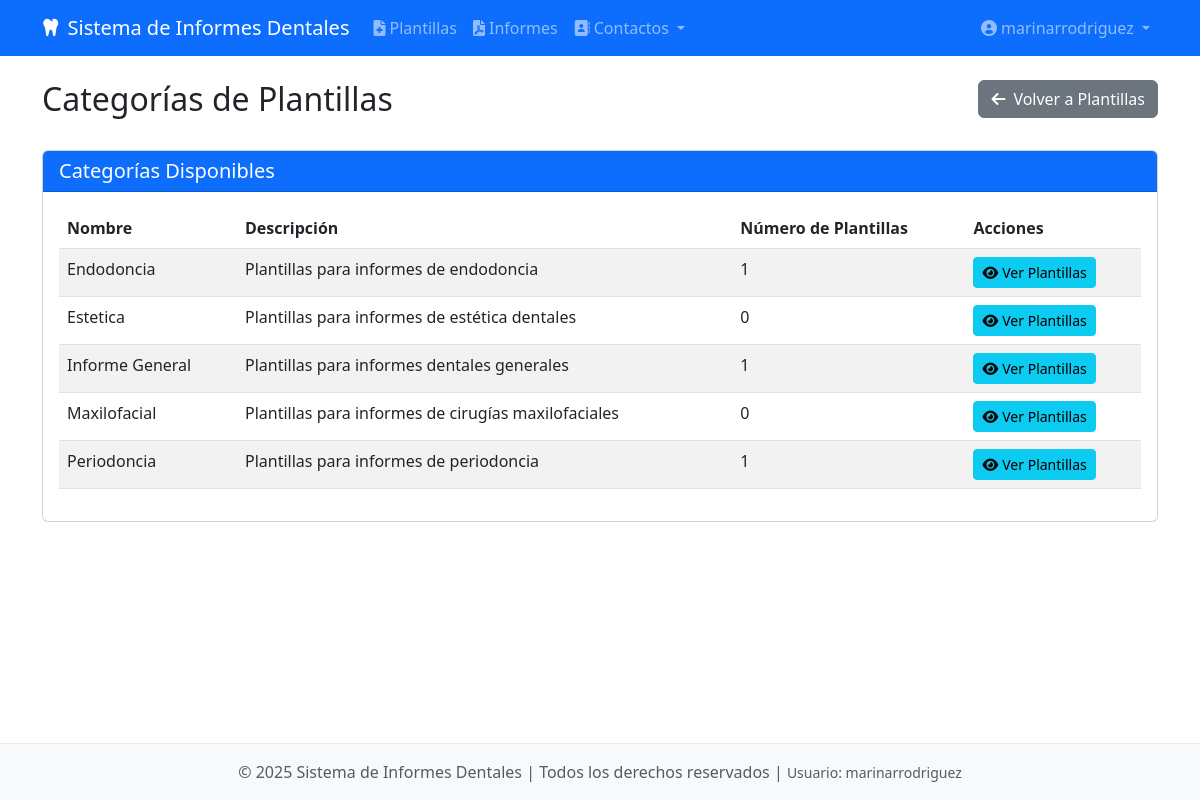
Page /categories/ (signed in) on the committed database.
### dental_reports/models.py (models this page shows, shortened)
class TemplateCategory(models.Model):
    name = models.CharField(max_length=100, verbose_name="Nombre")
    description = models.TextField(blank=True, verbose_name="Descripción")
    class Meta:
        verbose_name = "Categoría de Plantilla"
        verbose_name_plural = "Categorías de Plantillas"

### dental_reports/views.py (the view)
# urls.py: path('categories/', views.category_list, name='category_list'),
@login_required
def category_list(request):
    from django.db.models import Count
    categories = TemplateCategory.objects.annotate(
        template_count=Count('templates')
    ).order_by('name')
    return render(request, 'dental_reports/category_list.html', {
        'categories': categories
    })

### dental_reports/templates/dental_reports/category_list.html (shortened to what this page needs)
{% extends "dental_reports/base.html" %}
{% block content %}
<div class="row mb-4">
    <div class="col-md-8">
        <h2>Categorías de Plantillas</h2>
    </div>
    <div class="col-md-4 text-end">
        <a href="{% url 'template_list' %}" class="btn btn-secondary">
            <i class="fas fa-arrow-left me-2"></i>Volver a Plantillas
        </a>
    </div>
</div>
<div class="row">
    <div class="col-md-12">
        <div class="card">
            <div class="card-header bg-primary text-white">
                <h5 class="mb-0">Categorías Disponibles</h5>
            </div>
            <div class="card-body">
                {% if categories %}
                <div class="table-responsive">
                    <table class="table table-hover table-striped">
                        <thead>
                            <tr>
                                <th>Nombre</th>
                                <th>Descripción</th>
                                <th>Número de Plantillas</th>
                                <th>Acciones</th>
                            </tr>
                        </thead>
                        <tbody>
                            {% for category in categories %}
                            <tr>
                                <td>{{ category.name }}</td>
                                <td>{{ category.description|default:"Sin descripción"|truncatechars:100 }}</td>
                                <td>{{ category.template_count }}</td>
                                <td>
                                    <a href="{% url 'template_list' %}?category={{ category.id }}" class="btn btn-sm btn-info">
                                        <i class="fas fa-eye me-1"></i>Ver Plantillas
                                    </a>
                                </td>
                            </tr>
                            {% endfor %}
                        </tbody>
                    </table>
                </div>
                {% else %}
                <div class="alert alert-info">
                    <p>No hay categorías de plantillas disponibles.</p>
                </div>
                {% endif %}
            </div>
        </div>
    </div>
</div>
{% endblock %}

### dental_reports/templates/dental_reports/base.html (shortened to what this page needs)
<!DOCTYPE html>
{% load static %}
<html lang="es">
<head>
    <link href="https://cdn.jsdelivr.net/npm/bootstrap@5.3.0/dist/css/bootstrap.min.css" rel="stylesheet">
    <link rel="stylesheet" href="https://cdnjs.cloudflare.com/ajax/libs/font-awesome/6.0.0/css/all.min.css">
    {% block extra_css %}
    <link rel="stylesheet" href="{% static 'dental_reports/css/visual-editor.css' %}">
    {% endblock %}
</head>
<body>
    <nav class="navbar navbar-expand-lg navbar-dark bg-primary">
        <div class="container">
            <a class="navbar-brand" href="{% url 'dental_reports:home' %}">
                <i class="fas fa-tooth me-2"></i>Sistema de Informes Dentales
            </a>
            <div class="collapse navbar-collapse" id="navbarNav">
                <ul class="navbar-nav me-auto">
                    {% if user.is_authenticated %}
                        <li class="nav-item">
                            <a class="nav-link {% if request.resolver_match.url_name == 'template_list' %}active{% endif %}"
                               href="{% url 'dental_reports:template_list' %}">
                               <i class="fas fa-file-medical me-1"></i>Plantillas
                            </a>
                        </li>
                        <li class="nav-item">
                            <a class="nav-link {% if request.resolver_match.url_name == 'report_list' %}active{% endif %}"
                               href="{% url 'dental_reports:report_list' %}">
                               <i class="fas fa-file-pdf me-1"></i>Informes
                            </a>
                        </li>
                        <li class="nav-item dropdown">
                            <a class="nav-link dropdown-toggle {% if 'clinic' in request.resolver_match.url_name or 'dentist' in request.resolver_match.url_name %}active{% endif %}"
                               href="#" id="contactsDropdown" role="button" data-bs-toggle="dropdown" aria-expanded="false">
                                <i class="fas fa-address-book me-1"></i>Contactos
                            </a>
                        </li>
                    {% endif %}
                </ul>
                <ul class="navbar-nav">
                    {% if user.is_authenticated %}
                        <li class="nav-item dropdown">
                            <a class="nav-link dropdown-toggle" href="#" id="navbarDropdown" role="button" data-bs-toggle="dropdown" aria-expanded="false">
                                <i class="fas fa-user-circle me-1"></i>{{ user.get_full_name|default:user.username }}
                            </a>
                        </li>
                    {% else %}
                        <li class="nav-item">
                            <a class="nav-link" href="{% url 'admin:login' %}">
                                <i class="fas fa-sign-in-alt me-1"></i>Iniciar Sesión
                            </a>
                        </li>
                    {% endif %}
                </ul>
            </div>
        </div>
    </nav>
    <main class="container mt-4">
        {% block content %}{% endblock %}
    </main>
    <footer class="footer mt-5">
        <div class="container text-center">
            <p class="mb-0 text-muted">
                &copy; {% now "Y" %} Sistema de Informes Dentales | Todos los derechos reservados
                {% if user.is_authenticated %}
                | <span class="text-muted small">Usuario: {{ user.username }}</span>
                {% endif %}
            </p>
        </div>
    </footer>
</body>
</html>

### dental_reports/templates/dental_reports/base.html (style rules this page uses)
body { min-height: 100vh; display: flex; flex-direction: column; }
main { flex: 1; }
.footer { margin-top: auto; padding: 1rem 0; background-color: #f8f9fa; border-top: 1px solid #e9ecef; }

### rows in the picture
TemplateCategory: name "Endodoncia", description "Plantillas para informes de endodoncia", template_count "1"
TemplateCategory: name "Estetica", description "Plantillas para informes de estética dentales", template_count "0"
TemplateCategory: name "Informe General", description "Plantillas para informes dentales generales", template_count "1"
TemplateCategory: name "Maxilofacial", description "Plantillas para informes de cirugías maxilofaciales", template_count "0"
TemplateCategory: name "Periodoncia", description "Plantillas para informes de periodoncia", template_count "1"

### other values in the picture
{{ user.get_full_name|default:user.username }} "marinarrodriguez"
{{ user.username }} "marinarrodriguez"
